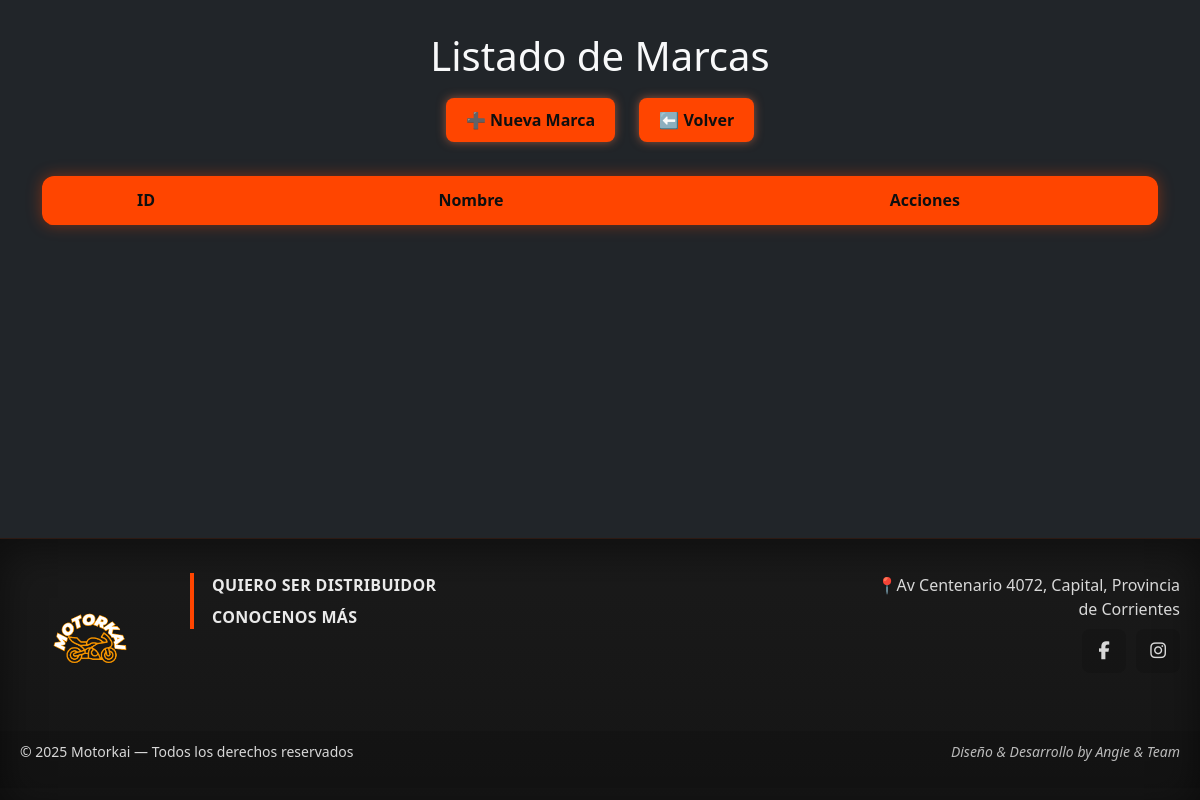
The page /brands/list.php on the database as committed earlier.
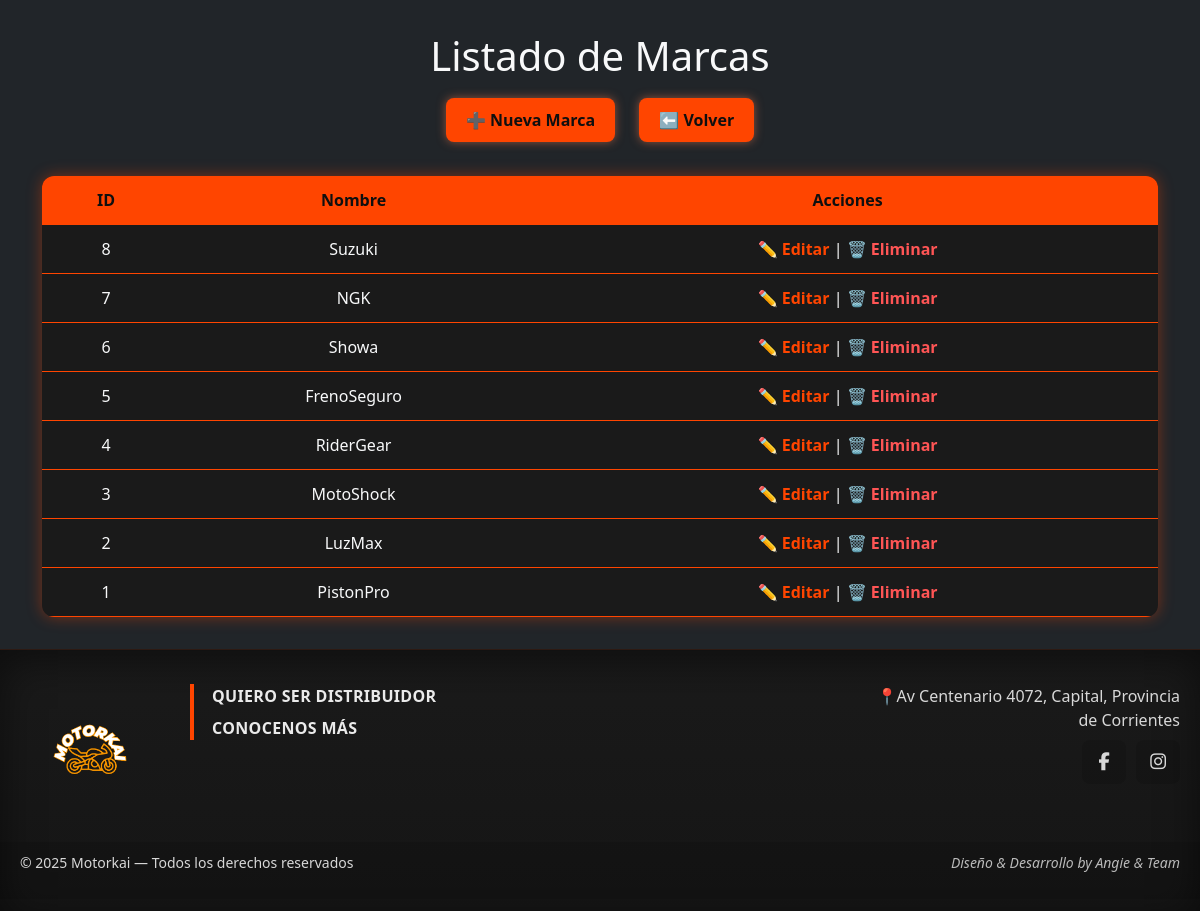
The same page on the database as committed later.
### tables this page shows
CREATE TABLE `brands` (
  `id` int(11) NOT NULL,
  `name` varchar(100) NOT NULL,
  `description` varchar(255) DEFAULT NULL,
  `logo` varchar(255) DEFAULT NULL,
  `created_at` timestamp NULL DEFAULT current_timestamp()
);

### brands/list.php (the view, shortened to what this page needs)
<?php
require_once '../config/db.php';
$sql = "SELECT * FROM brands ORDER BY id DESC";
$stmt = $pdo->query($sql);
$brands = $stmt->fetchAll();
?>
<!DOCTYPE html>
<html lang="es">
<head>
    <link rel="stylesheet" href="../assets/css/style.css">
    <?php include '../includes/header.php'; ?>
</head>
<body class="bg-dark text-light">
    <div class="container">
        <h1>Listado de Marcas</h1>
        <div class="botones-superiores">
            <a class="btn-nueva" href="create.php">➕ Nueva Marca</a>
            <a class="btn-volver" href="/Motorkai_final/dashboard/dashboard.php">⬅️ Volver</a>
        </div>
        <table class="tabla-marcas">
            <thead>
                <tr>
                    <th>ID</th>
                    <th>Nombre</th>
                    <th>Acciones</th>
                </tr>
            </thead>
            <tbody>
                <?php foreach ($brands as $brand): ?>
                    <tr>
                        <td><?= $brand['id'] ?></td>
                        <td><?= htmlspecialchars($brand['name']) ?></td>
                        <td>
                            <a class="btn-editar" href="edit.php?id=<?= $brand['id'] ?>">✏️ Editar</a> |
                            <a class="btn-eliminar" href="delete.php?id=<?= $brand['id'] ?>"
                                onclick="return confirm('¿Seguro que deseas eliminar esta marca?')">
                                🗑️ Eliminar
                            </a>
                        </td>
                    </tr>
                <?php endforeach; ?>
            </tbody>
        </table>
    </div>
<?php include '../includes/footer.php'; ?>
</body>
</html>

### includes/header.php (shortened to what this page needs)
<head>
  <link rel="stylesheet" href="<?php echo BASE_URL . '/assets/css/style.css' ?>">
  <link href="https://cdn.jsdelivr.net/npm/bootstrap@5.3.0/dist/css/bootstrap.min.css" rel="stylesheet">
  <link rel="stylesheet" href="https://cdnjs.cloudflare.com/ajax/libs/font-awesome/6.5.2/css/all.min.css" xintegrity="sha512-SnH5WK+bZxgPHs44uWIX+LLMDJ8u7S5bE2wE133m4Q9y1F6vQp/zT9b6jA0l75bE3+H5m4o9P0w/zE0J2Q==" />
</head>

### includes/footer.php (shortened to what this page needs)
<footer class="mk-footer" role="contentinfo">
  <div class="mk-footer-inner">
    <div class="mk-brand">
      <img src="../uploads/logo-motorkai-sinfondo.PNG" alt="Motorkai" class="mk-logo">
    </div>
    <nav class="mk-links" aria-label="Enlaces pie de página">
      <a href="#">QUIERO SER DISTRIBUIDOR</a>
      <a href="#">CONOCENOS MÁS</a>
    </nav>
    <div class="mk-contact">
      <p><span class="mk-icon" aria-hidden="true">📍</span>Av Centenario 4072, Capital, Provincia de Corrientes</p>
      <div class="mk-social" aria-hidden="false">
        <a href="#" title="Facebook" class="mk-social-link"><i class="fa-brands fa-facebook-f"></i></a>
        <a href="#" title="Instagram" class="mk-social-link"><i class="fa-brands fa-instagram"></i></a>
      </div>
    </div>
  </div>
  <div class="mk-footer-bottom">
    <div class="mk-footer-bottom-inner">
      <p>© <?= date('Y') ?> Motorkai — Todos los derechos reservados</p>
      <p class="mk-credit">Diseño & Desarrollo by Angie & Team</p>
    </div>
  </div>
</footer>

### assets/css/style.css (style rules this page uses)
body { background: #0F0F0F; color: #EAEAEA; font-family: "Segoe UI", Roboto, Arial; min-height: 100vh; display: flex; flex-direction: column; }
.container { margin: 2rem auto; text-align: center; animation: fadeIn 0.8s ease-out; background-color: transparent; flex: 1; }
h1 { color: #FF4500; margin-bottom: 2rem; font-size: 2.2rem; }
.botones-superiores { margin-bottom: 1.5rem; }
.btn-nueva, .btn-volver { display: inline-block; background-color: #FF4500; color: #0F0F0F; padding: 10px 20px; border-radius: 8px; font-weight: bold; text-decoration: none; margin: 10px; box-shadow: 0 0 10px rgba(255, 127, 80, 0.5); transition: all 0.3s ease; }
table.tabla-marcas, table.tabla-categorias { width: 100%; border-collapse: collapse; margin-top: 1.5rem; background: #1A1A1A; border-radius: 12px; overflow: hidden; box-shadow: 0 0 15px rgba(255, 69, 0, 0.4); animation: fadeInUp 0.9s ease-out; }
table.tabla-marcas th, table.tabla-categorias th { background-color: #FF4500; color: #0F0F0F; font-weight: bold; }
table.tabla-marcas th, table.tabla-marcas td, table.tabla-categorias th, table.tabla-categorias td { padding: 12px; border-bottom: 1px solid #FF4500; text-align: center; }
a.btn-editar { color: #FF4500; text-decoration: none; font-weight: bold; transition: color 0.2s; }
a.btn-eliminar { color: #FF5555; text-decoration: none; font-weight: bold; transition: color 0.2s; }
body { background-color: #0F0F0F; background-image: none; }
.mk-footer { width: 100%; background: linear-gradient(180deg, #1A1A1A 0%, #151515 100%); color: #d8d8d8; padding: 34px 0 12px; box-shadow: inset 0 10px 40px rgba(0,0,0,0.5); position: relative; z-index: 10; border-top: 1px solid rgba(255, 69, 0, 0.1); }
.mk-footer-inner { max-width: 1200px; margin: 0 auto; display:flex; gap: 30px; align-items:flex-start; padding: 0 20px; flex-wrap:wrap; }
.mk-brand { flex: 0 0 auto; }
.mk-logo { width: 140px; height: auto; display:block; }
.mk-links { border-left:4px solid #FF4500; padding-left:18px; display:flex; flex-direction:column; gap:8px; font-weight:600; letter-spacing:0.02em; flex:1 1 320px; }
.mk-links a { color: #EAEAEA; text-decoration:none; transition: color .15s ease, transform .06s; }
.mk-contact { margin-left:auto; text-align:right; min-width:220px; flex:0 0 320px; }
.mk-contact p { margin:0 0 8px 0; font-weight:500; }
.mk-social { display:flex; justify-content:flex-end; gap:10px; margin-top:6px; }
.mk-social-link { display:inline-flex; align-items:center; justify-content:center; width:44px; height:44px; border-radius:8px; background: rgba(0,0,0,0.12); text-decoration:none; font-size:18px; color:#d8d8d8; transition: transform .12s ease, background .12s, color .12s; }
.mk-footer-bottom { margin-top:18px; background: rgba(0,0,0,0.12); padding:10px 0; }
.mk-footer-bottom-inner { max-width:1200px; margin: 0 auto; padding: 0 20px; display:flex; justify-content:space-between; align-items:center; gap:12px; color:#d8d8d8; font-size:14px; }
.mk-credit { opacity:0.85; font-style:italic; }
.container, .main-container { background: transparent; }

Rows that differ between the two databases and show on the page:
added brands: id "8", name "Suzuki"
added brands: id "7", name "NGK"
added brands: id "6", name "Showa"
added brands: id "5", name "FrenoSeguro"
added brands: id "4", name "RiderGear"
added brands: id "3", name "MotoShock"
added brands: id "2", name "LuzMax"
added brands: id "1", name "PistonPro"
